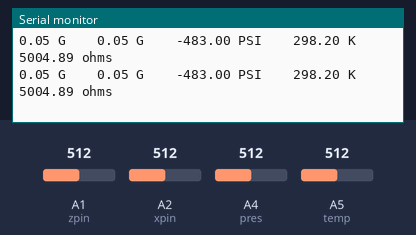
This sketch was run on a simulated Arduino Uno, built with avr-gcc and run on an emulated ATmega328P. Parts: the last lines printed to the serial monitor. The test bench sets the inputs (shaded band); at power-on: A2 (xpin) = 512, A1 (zpin) = 512, A4 (pres) = 512, A5 (temp) = 512.

Above: at 1.2 s.
1.3 s: A2 (xpin) set to 741
At 1.45 s:
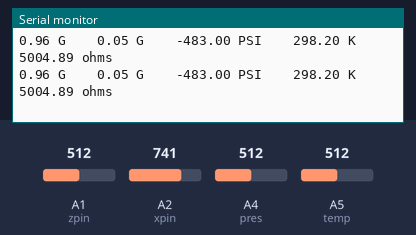
2.8 s: A2 (xpin) set to 767
At 2.89 s:
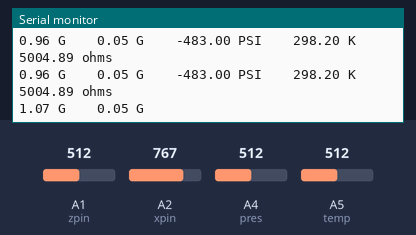
4.7 s: A1 (zpin) set to 716
At 4.72 s:
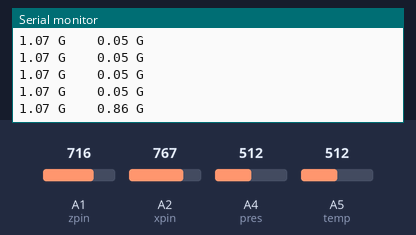
6.2 s: A1 (zpin) set to 761
At 6.24 s:
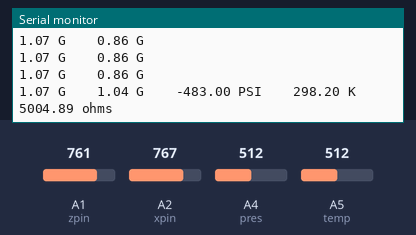
7.7 s: A2 (xpin) set to 511
At 7.79 s:
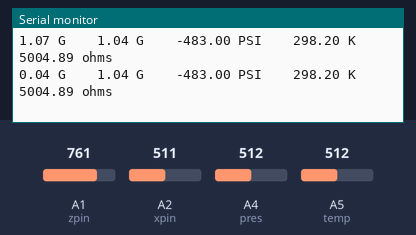
10.7 s: A2 (xpin) set to 482
At 10.78 s:
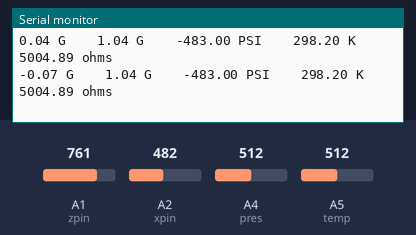
Timing chart, 0 to 13.7 s (numbered marks = the images above; inputs shaded):
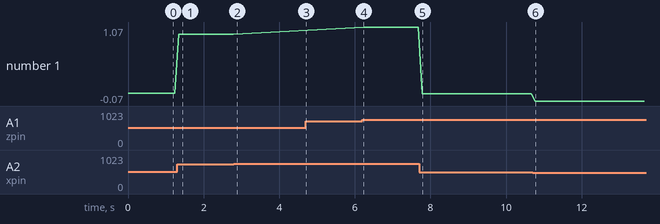

Measured:
- the behaviour switches between 750 and 751 on A2 (xpin) (found by bisection; images 1 and 2)
- the behaviour switches between 749 and 750 on A1 (zpin) (found by bisection; images 3 and 4)
- after the input at 1.3 s, the serial monitor: prints a new line at once (image 1)
- after the input at 2.8 s, the serial monitor: prints a new line after 0.09 s (image 2)
- after the input at 4.7 s, the serial monitor: prints a new line at once (image 3)
- after the input at 6.2 s, the serial monitor: prints a new line at once (image 4)
- after the input at 7.7 s, the serial monitor: prints a new line after 0.08 s (image 5)
- after the input at 10.7 s, the serial monitor: prints a new line after 0.07 s (image 6)

The sketch:

2019-12-14_-_Analog_Read.ino
```cpp
int xpin = A2;
int zpin = A1;
int pres = A4;
int temp = A5;

int Xhigh = 1;
int Zhigh = 1;
int TimeStep = 100;


void setup() {
  Serial.begin(9600);

}

void loop() {
  for (int i = 0; i<100; i+1 ) {


    int sensorx = analogRead(xpin);
    int sensorz = analogRead(zpin);
    int sensorpres = analogRead(pres);
    int temppres = analogRead(temp);

    float Xaccel = (sensorx-500.00)/250;
    float Zaccel = (sensorz-500.00)/250;


    Serial.print(Xaccel);
    Serial.print(" G");
    Serial.print("\t");
    Serial.print("\t");
    Serial.print(Zaccel);
    Serial.print(" G");
    Serial.print("\t");

    float R = 10000.0 / ((1023.0/temppres));
    float Tempinverse = (1/298.20) + (1/1000) * log(R/10000.00);
    float Temp = 1/(Tempinverse);

    float Pressure = 29-sensorpres;


    if (Xaccel <= Xhigh || Zaccel >= Zhigh){ //when xaccel > value, take data point for pressure and temp
      Serial.print("\t");
      Serial.print(Pressure);
      Serial.print(" PSI");
      Serial.print("\t");
      Serial.print("\t");
      Serial.print(Temp);
      Serial.print(" K");
      Serial.print("\t");
      Serial.print(R);
      Serial.print(" ohms");
    }
    /*if(Zaccel >= Zhigh){
      Serial.print("\t");
      Serial.print(Pressure);
      Serial.print(" PSI");
      Serial.print("\t");
      Serial.print("\t");
      Serial.print(Temp);
      Serial.print(" K");
    }*/
    Serial.println();
    delay(TimeStep);
   }
}
```
